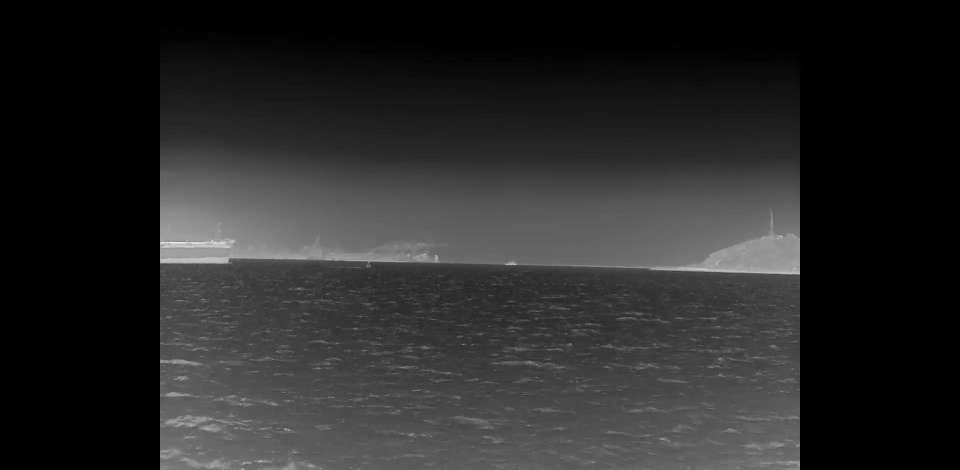
#> input picture jierui24tools/judge_inf_rgb_area/inf_000008.jpg, 1920 x 940 px, given in place of 000001.jpg, which was not available (shown at 1/2 size)
$ python judge_orb_ssim_v3.py
#> lines starting #> are read from the running program, lines starting #| are printed output that depends on the picture; after the words box and inside, x2 and y2 are one past the last pixel; in counts of white or black regions, pixels touching at a corner belong together; pictures that were not available may be replaced by others from this repository, and a replacement may not be noted
import cv2
import pandas as pd
import numpy as np
import math
from skimage.metrics import structural_similarity as ssim
from sklearn.metrics.pairwise import cosine_similarity
from skimage.metrics import normalized_mutual_information

import os

# ========== CONFIG ==========
RGB_IMG_DIR = r"C:\Users\liuji\Downloads/jierui24_final/0061/visible/image"
IR_IMG_DIR = r"C:\Users\liuji\Downloads/jierui24_final/0061/infrared/image"
RGB_GT_PATH = r"C:\Users\liuji\Downloads/jierui24_final_RGB/train/0061/gt/gt_mask.txt"
IR_GT_PATH = r"C:\Users\liuji\Downloads/jierui24_final_INF/train/0061/gt/gt.txt"

RGB_IMG_DIR = r"/Users/lisushang/Downloads/jierui24_final/0061/visible/image"
IR_IMG_DIR = r"/Users/lisushang/Downloads/jierui24_final/0061/infrared/image"
RGB_GT_PATH = r"/Users/lisushang/Downloads/jierui24_final_RGB/train/0061/gt/gt_mask.txt"
IR_GT_PATH = r"/Users/lisushang/Downloads/jierui24_final_INF/train/0061/gt/gt.txt"

RGB_IMG_DIR = r"/Users/lisushang/Downloads/jierui24_final/0188/visible/image"
IR_IMG_DIR = r"/Users/lisushang/Downloads/jierui24_final/0188/infrared/image"
RGB_GT_PATH = r"/Users/lisushang/Downloads/jierui24_final_RGB/train/0188/gt/gt_mask.txt"
IR_GT_PATH = r"/Users/lisushang/Downloads/jierui24_final_INF/train/0188/gt/gt.txt"

RGB_IMG_DIR = r"/Users/lisushang/Downloads/jierui24_final_RGB/train/0188/image"
IR_IMG_DIR = r"/Users/lisushang/Downloads/jierui24_final_INF/train/0188/image"
RGB_GT_PATH = r"/Users/lisushang/Downloads/jierui24_final_RGB/train/0188/gt/gt_mask.txt"
IR_GT_PATH = r"/Users/lisushang/Downloads/jierui24_final_INF/train/0188/gt/gt.txt"

RGB_IMG_DIR = r"/Users/lisushang/Downloads/jierui24_final_RGB/train/0061/image"
IR_IMG_DIR = r"/Users/lisushang/Downloads/jierui24_final_INF/train/0061/image"
RGB_GT_PATH = r"/Users/lisushang/Downloads/jierui24_final_RGB/train/0061/gt/gt_mask.txt"
IR_GT_PATH = r"/Users/lisushang/Downloads/jierui24_final_INF/train/0061/gt/gt.txt"

FRAME_START, FRAME_END = 1, 119  # 改成你的帧范围
# ============================

# ========== UTILITIES ==========
def preprocess_image(img):
    """归一化+直方图均衡化提升对比度"""
    img_norm = cv2.normalize(img, None, 0, 255, cv2.NORM_MINMAX)
    if img.ndim == 3:  # 彩色转灰度
        img_gray = cv2.cvtColor(img_norm, cv2.COLOR_BGR2GRAY)
    else:
        img_gray = img_norm
    return cv2.equalizeHist(img_gray)  # 直方图均衡化

def compute_motion_vector(df, frame, win=3):
    sub = df[(df['frame'] >= frame - win // 2) & (df['frame'] <= frame + win // 2)]
    vectors = {}
    for obj_id, g in sub.groupby('id'):
        g = g.sort_values('frame')
        if len(g) >= 2:
            center = g[['x', 'y']].values + g[['w', 'h']].values / 2
            h = g['h'].values
            motion = (center[1:] - center[:-1]) / h[:-1, np.newaxis]
            vectors[obj_id] = np.mean(motion, axis=0)
    return vectors

def compute_affine_align_matrix(ir_box, rgb_box):
    x_ir, y_ir, w_ir, h_ir = ir_box
    x_rgb, y_rgb, w_rgb, h_rgb = rgb_box

    scale_w = w_rgb / w_ir
    scale_h = h_rgb / h_ir

    cx_ir = x_ir + w_ir / 2
    cy_ir = y_ir + h_ir / 2
    cx_rgb = x_rgb + w_rgb / 2
    cy_rgb = y_rgb + h_rgb / 2

    tx = cx_rgb - cx_ir * scale_w
    ty = cy_rgb - cy_ir * scale_h

    return np.array([[scale_w, 0, tx], [0, scale_h, ty]], dtype=np.float32)

# [32 lines left out: function compute_affine_matrix_orb, not called in this run]


def get_nonzero_mask(aligned_ir):
    # 将图像转为灰度并检测非零像素
    gray = cv2.cvtColor(aligned_ir, cv2.COLOR_BGR2GRAY)
    mask = (gray > 0).astype(np.uint8) * 255  # 非零区域为255，其余为0
    return mask

# [37 lines left out: functions compute_mi, feature_match_orb, not called in this run]

def preprocess_for_edges(img, blur_ksize=3, morph_ksize=1):
    gray = preprocess_image(img)
    blurred = cv2.GaussianBlur(gray, (blur_ksize, blur_ksize), sigmaX=1.5)
    edges = cv2.Canny(blurred, 50, 150)

    kernel = cv2.getStructuringElement(cv2.MORPH_RECT, (morph_ksize, morph_ksize))
    clean_edges = cv2.morphologyEx(edges, cv2.MORPH_OPEN, kernel)
    return clean_edges


def compare_contours_similarity(img1, img2,mask):
    # 预处理（灰度 + 直方图均衡）
    # gray1 =
    # gray2 =

    # 边缘检测
    edges1 =  preprocess_for_edges(img1)
    edges2 = preprocess_for_edges(img2)
    #mask
    x, y, w, h = cv2.boundingRect(mask)
    img1_masked = edges1[y:y + h, x:x + w]
    img2_masked = edges2[y:y + h, x:x + w]
    combined_mask = np.vstack((img1_masked, img2_masked))
    cv2.imshow("combined_mask", combined_mask)

    # 查找轮廓
    contours1, _ = cv2.findContours(img1_masked, cv2.RETR_EXTERNAL, cv2.CHAIN_APPROX_SIMPLE)
    contours2, _ = cv2.findContours(img2_masked, cv2.RETR_EXTERNAL, cv2.CHAIN_APPROX_SIMPLE)

    if not contours1 or not contours2:
        return 1.0  # 最大差异

    # 选取最大轮廓（面积最大）
    cnt1 = max(contours1, key=cv2.contourArea)
    cnt2 = max(contours2, key=cv2.contourArea)

    # 计算轮廓相似度（越小越相似）
    score = cv2.matchShapes(cnt1, cnt2, method=cv2.CONTOURS_MATCH_I1, parameter=0.0)
    return score


# [42 lines left out: functions compute_masked_ssim, compute_masked_psnr, not called in this run]


def extract_patch(img, box):
    x, y, w, h = map(int, box)
    return img[y:y+h, x:x+w]

# ========== MAIN ==========

columns = ['frame', 'id', 'x', 'y', 'w', 'h', 'conf', 'class', 'vis']
inf_gt = pd.read_csv(IR_GT_PATH, header=None, names=columns)
#> (reads jierui24tools/judge_inf_rgb_area/gt.txt from the repository)
rgb_gt = pd.read_csv(RGB_GT_PATH, header=None, names=columns)
#> (reads jierui24tools/judge_inf_rgb_area/gt_mask.txt from the repository)

best_ssim = -1
best_frame = -1
best_M = None

for frame_id in range(FRAME_START, FRAME_END):
    img_ir_path = os.path.join(IR_IMG_DIR, f"{frame_id:06d}.jpg")
    img_rgb_path = os.path.join(RGB_IMG_DIR, f"{frame_id:06d}.jpg")
    img_ir = cv2.imread(img_ir_path)
#> img_ir is the input picture: shape (940, 1920, 3); min 0, max 255, mean 40.3
    img_rgb = cv2.imread(img_rgb_path)
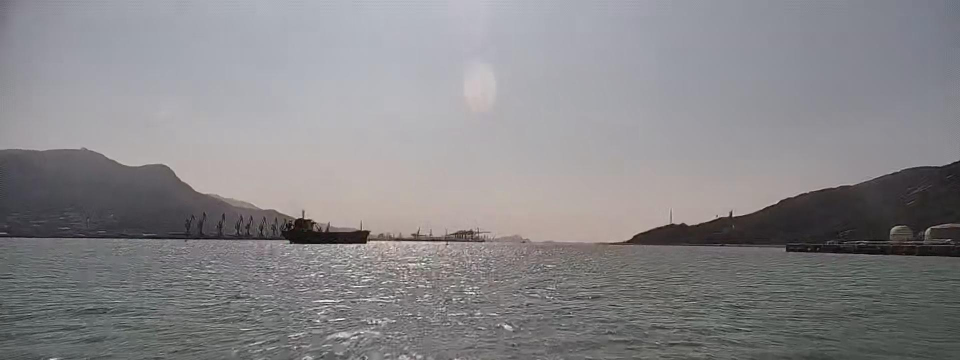
#> input picture jierui24tools/judge_inf_rgb_area/rgb_000008.jpg, 1920 x 720 px, given in place of 000001.jpg, which was not available (shown at 1/2 size)
#> img_rgb is the input picture: shape (720, 1920, 3); mean B, G, R 137.1, 134.6, 135.9
    if img_ir is None or img_rgb is None:
        continue

    inf_vecs = compute_motion_vector(inf_gt, frame_id)
    rgb_vecs = compute_motion_vector(rgb_gt, frame_id)

    best_pair = None
    best_sim = -1
    for iid, ivec in inf_vecs.items():
        for rid, rvec in rgb_vecs.items():
            sim = cosine_similarity([ivec], [rvec])[0][0]
            if sim > best_sim:
                best_sim = sim
                best_pair = (iid, rid)

    if best_pair is None:
        continue
    if ((inf_gt['frame'] == frame_id) & (inf_gt['id'] == best_pair[0])).sum()==0 or ((rgb_gt['frame'] == frame_id) & (rgb_gt['id'] == best_pair[1])).sum()== 0:
        continue
    ir_box = inf_gt[(inf_gt['frame'] == frame_id) & (inf_gt['id'] == best_pair[0])][['x', 'y', 'w', 'h']].iloc[0].values
    rgb_box = rgb_gt[(rgb_gt['frame'] == frame_id) & (rgb_gt['id'] == best_pair[1])][['x', 'y', 'w', 'h']].iloc[0].values

    #type 1 bbox
    M = compute_affine_align_matrix(ir_box,rgb_box)
    # [8 lines of commented-out code are left out]

    '''calc by RGB and INF overlap'''
    # Step 5: warp IR image
    h_rgb, w_rgb = img_rgb.shape[:2]
#> h_rgb = 720; w_rgb = 1920
    aligned_ir = cv2.warpAffine(img_ir, M, (w_rgb, h_rgb), borderMode=cv2.BORDER_CONSTANT, borderValue=0)
    # 生成掩码并裁剪有效区域
    mask = get_nonzero_mask(aligned_ir)
#> in get_nonzero_mask, `mask = (gray > 0).astype(np.uint8) * 255`:
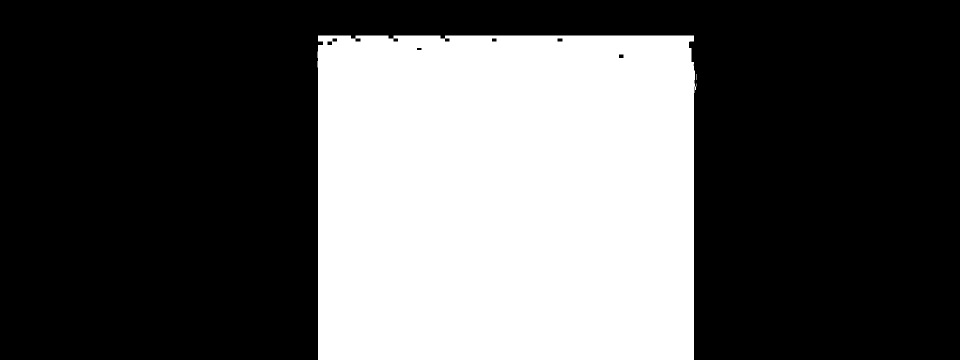
#> mask: shape (720, 1920) (shown at 1/2 size); 35.2% white; 2 white regions (1 under 20 px), largest, box (x1, y1, x2, y2) and area: (635, 71, 1393, 720) 487157
    ir_patch = cv2.bitwise_and(aligned_ir, aligned_ir, mask=mask)
    rgb_patch = img_rgb.copy()
    '''ended'''
    '''calc psnr ssim'''
    if ir_patch.shape != rgb_patch.shape:
        ir_patch = cv2.resize(ir_patch, (rgb_patch.shape[1], rgb_patch.shape[0]))

    # 计算掩码区域的相似度
    # ssim_score = compute_masked_ssim(ir_patch, rgb_patch, mask)
    # psnr_score = compute_masked_psnr(ir_patch, rgb_patch, mask)
    # ssim_score = feature_match_orb(ir_patch, rgb_patch,mask)
    ssim_score = compare_contours_similarity(ir_patch, rgb_patch,mask)
#> in preprocess_for_edges, `edges = cv2.Canny(blurred, 50, 150)`: edges: shape (720, 1920); 1.3% white in thin lines or dots, all inside (x1, y1, x2, y2) = (635, 96, 1390, 720)
#> call 2 of preprocess_for_edges, with blur_ksize = 3, morph_ksize = 1
#> in preprocess_image (call 2), `return cv2.equalizeHist(img_gray)`:
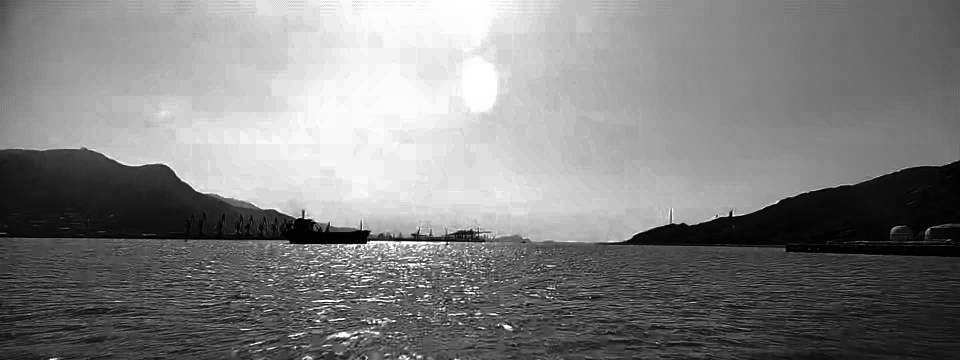
#> returned value: shape (720, 1920) (shown at 1/2 size); min 0, max 255, mean 128.8
#> in preprocess_for_edges (call 2), `edges = cv2.Canny(blurred, 50, 150)`:
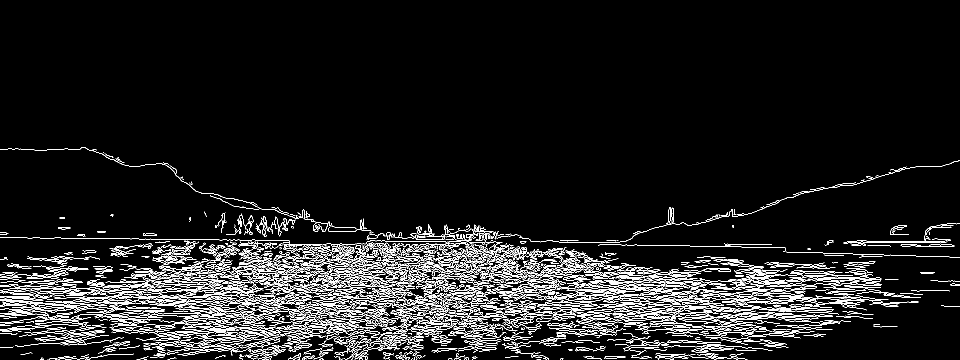
#> edges: shape (720, 1920) (shown at 1/2 size); 7.1% white in thin lines or dots, all inside (x1, y1, x2, y2) = (0, 294, 1920, 720)
#> in compare_contours_similarity, `x, y, w, h = cv2.boundingRect(mask)`: x = 635; y = 71; w = 758; h = 649
#> in compare_contours_similarity, `img1_masked = edges1[y:y + h, x:x + w]`: img1_masked: shape (649, 758); 3.8% white in thin lines or dots
#> in compare_contours_similarity, `img2_masked = edges2[y:y + h, x:x + w]`:
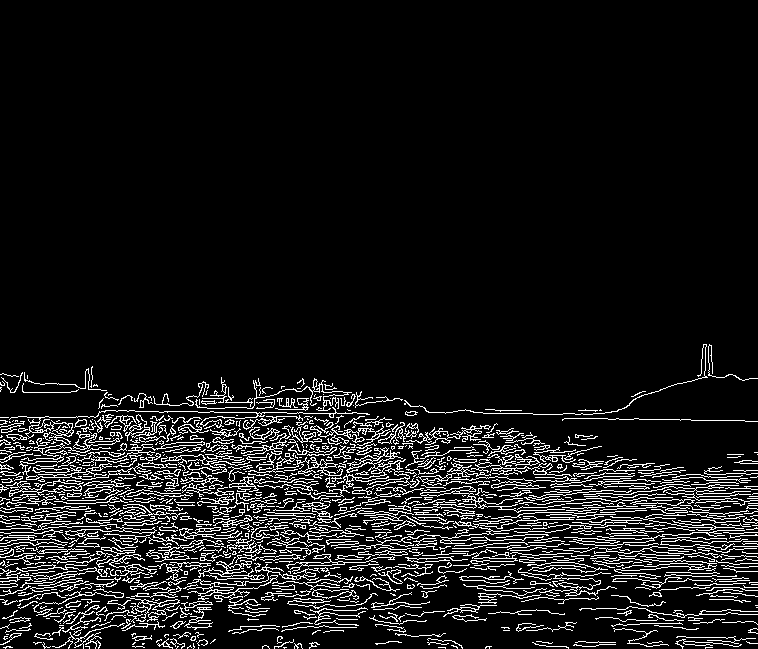
#> img2_masked: shape (649, 758); 9.2% white in thin lines or dots, all inside (x1, y1, x2, y2) = (0, 344, 758, 649)
#> in compare_contours_similarity, `combined_mask = np.vstack((img1_masked, img2_masked))`:
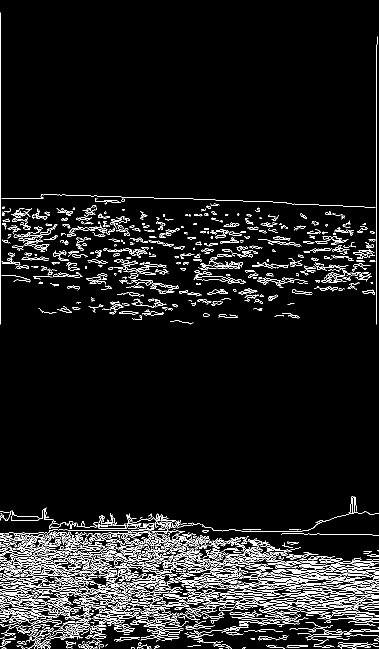
#> combined_mask: shape (1298, 758) (shown at 1/2 size); 6.5% white in thin lines or dots
#> in compare_contours_similarity, `contours1, _ = cv2.findContours(img1_masked, cv2.RETR_EXTERNAL, cv2.CH..`: contours1 = 432 contours, 344 with area under 20; largest, box (x1, y1, x2, y2) and area: (396, 522, 486, 541) 216, (537, 482, 603, 493) 164, (415, 579, 456, 589) 150, (706, 497, 750, 518) 150, (284, 622, 328, 631) 148
#> in compare_contours_similarity, `contours2, _ = cv2.findContours(img2_masked, cv2.RETR_EXTERNAL, cv2.CH..`: contours2 = 1008 contours, 884 with area under 20; largest, box (x1, y1, x2, y2) and area: (297, 447, 406, 500) 321, (19, 455, 177, 480) 306, (420, 486, 565, 513) 252, (198, 557, 265, 580) 220, (187, 563, 320, 602) 212
#> in compare_contours_similarity, `cnt1 = max(contours1, key=cv2.contourArea)`: cnt1 = contour of 195 points, box (x1, y1, x2, y2) (396, 522, 486, 541), area 216
#> in compare_contours_similarity, `cnt2 = max(contours2, key=cv2.contourArea)`: cnt2 = contour of 496 points, box (x1, y1, x2, y2) (297, 447, 406, 500), area 321
#> in compare_contours_similarity, `score = cv2.matchShapes(cnt1, cnt2, method=cv2.CONTOURS_MATCH_I1, para..`: score = 15.9
#> ssim_score = 15.9

    # 显示合并图像（RGB + IR）和帧号
    combined = np.vstack((aligned_ir, img_rgb))
    text = f"Frame: {frame_id}, SSIM: {ssim_score:.2f}"
#> text = 'Frame: 1, SSIM: 15.90'
    cv2.putText(combined, text, (10, 30), cv2.FONT_HERSHEY_SIMPLEX, 0.8, (0, 255, 0), 2)
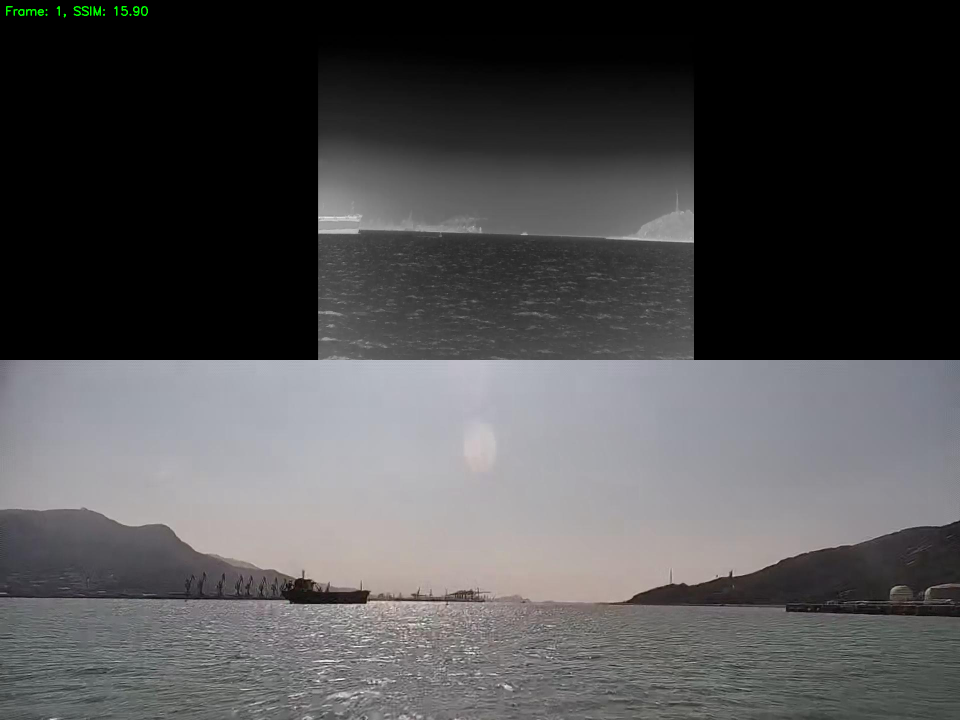
#> combined: shape (1440, 1920, 3) (shown at 1/2 size); mean B, G, R 78.9, 77.8, 78.3
    cv2.imshow("Aligned IR vs RGB", combined)

    # 按 'q' 退出，其他键继续
    key = cv2.waitKey(0)
#> (key q is pressed here)
    if key == ord('q'):
        break

    if ssim_score < best_ssim:
        best_ssim = ssim_score
        best_frame = frame_id
        best_M = M.copy()

cv2.destroyAllWindows()
# ========== OUTPUT ==========
print(f"\nBest SSIM frame: {best_frame}")
print("Best Affine Matrix (IR → RGB):\n", best_M)
